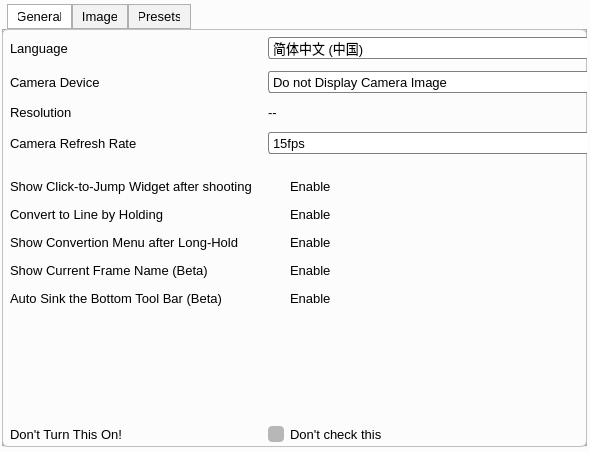
<?xml version="1.0" encoding="UTF-8"?>
<ui version="4.0">
 <class>ConfigDialogUi</class>
 <widget class="QDialog" name="ConfigDialogUi">
  <property name="geometry">
   <rect>
    <x>0</x>
    <y>0</y>
    <width>590</width>
    <height>452</height>
   </rect>
  </property>
  <property name="windowTitle">
   <string>Settings</string>
  </property>
  <property name="styleSheet">
   <string notr="true">QDialog{
    background: #FCFCFC;
}

QWidget#graphicsTab{
    background-color: #FCFCFC;
    border: 1px solid #C0C0C0;
    border-radius: 6px;
}
QWidget#deviceTab{
    background-color: #FCFCFC;
    border: 1px solid #C0C0C0;
    border-radius: 6px;
}
QWidget#presetsTab{
    background-color: #FCFCFC;
    border: 1px solid #C0C0C0;
    border-radius: 6px;
}

QLabel{
    font-size: 13px;
}

QCheckBox{
    font-size: 13px;
}
QCheckBox::indicator{
    width: 16px;
    height: 16px;
    border-radius: 4px;
}
QCheckBox::indicator:unchecked{
    outline: 1px solid gray;
    background-color: #B7B7B7;
}
QCheckBox::indicator:checked{
    image: url(:/MainInterface/CheckedIcon);
}

QComboBox{
    border: 1px solid gray;
    border-radius: 3px;
    font-size: 13px;
    height: 20px;
}

QPushButton{
    height: 20px;
    font-size: 13px;
}

QFrame#splitLine{
    height: 1px;
	background-color: #C0C0C0;
}

QTabWidget{
    border: none;
}
QTabWidget::tab-bar{
    left: 5px;
}
QTabBar::tab{
    height: 23px;
    font-size: 13px;
    border-radius: 0px;
    border: 1px solid #B0B0B0;
    padding-left: 10px;
    padding-right: 10px;
}
QTabBar::tab:selected, QTabBar::tab:hover{
    background-color: #FFFFFF;
}
QTabBar::tab:!selected{
    background-color: #F2F2F2;
}</string>
  </property>
  <widget class="QWidget" name="gridLayoutWidget">
   <property name="geometry">
    <rect>
     <x>-1</x>
     <y>-1</y>
     <width>591</width>
     <height>451</height>
    </rect>
   </property>
   <layout class="QGridLayout" name="gridLayout">
    <property name="leftMargin">
     <number>3</number>
    </property>
    <property name="topMargin">
     <number>5</number>
    </property>
    <property name="rightMargin">
     <number>3</number>
    </property>
    <property name="bottomMargin">
     <number>3</number>
    </property>
    <item row="0" column="0">
     <widget class="QTabWidget" name="configTabWidget">
      <property name="currentIndex">
       <number>0</number>
      </property>
      <widget class="QWidget" name="graphicsTab">
       <attribute name="title">
        <string>General</string>
       </attribute>
       <widget class="QWidget" name="formLayoutWidget_2">
        <property name="geometry">
         <rect>
          <x>0</x>
          <y>0</y>
          <width>640</width>
          <height>421</height>
         </rect>
        </property>
        <layout class="QFormLayout" name="graphicsTabLayout">
         <property name="horizontalSpacing">
          <number>16</number>
         </property>
         <property name="verticalSpacing">
          <number>12</number>
         </property>
         <property name="leftMargin">
          <number>8</number>
         </property>
         <property name="topMargin">
          <number>8</number>
         </property>
         <property name="rightMargin">
          <number>8</number>
         </property>
         <property name="bottomMargin">
          <number>8</number>
         </property>
         <item row="0" column="0">
          <widget class="QLabel" name="languageLabel">
           <property name="text">
            <string>Language</string>
           </property>
           <property name="buddy">
            <cstring>languageComboBox</cstring>
           </property>
          </widget>
         </item>
         <item row="0" column="1">
          <widget class="QComboBox" name="languageComboBox">
           <item>
            <property name="text">
             <string>简体中文 (中国)</string>
            </property>
           </item>
           <item>
            <property name="text">
             <string>English (United States)</string>
            </property>
           </item>
          </widget>
         </item>
         <item row="1" column="0">
          <widget class="QLabel" name="cameraDeviceLabel">
           <property name="text">
            <string>Camera Device</string>
           </property>
           <property name="buddy">
            <cstring>cameraDeviceComboBox</cstring>
           </property>
          </widget>
         </item>
         <item row="1" column="1">
          <widget class="QComboBox" name="cameraDeviceComboBox">
           <item>
            <property name="text">
             <string>Do not Display Camera Image</string>
            </property>
           </item>
          </widget>
         </item>
         <item row="2" column="0">
          <widget class="QLabel" name="resolutionLabel">
           <property name="text">
            <string>Resolution</string>
           </property>
          </widget>
         </item>
         <item row="3" column="0">
          <widget class="QLabel" name="refreshRateLabel">
           <property name="text">
            <string>Camera Refresh Rate</string>
           </property>
           <property name="buddy">
            <cstring>refreshRateComboBox</cstring>
           </property>
          </widget>
         </item>
         <item row="3" column="1">
          <widget class="QComboBox" name="refreshRateComboBox">
           <item>
            <property name="text">
             <string>15fps</string>
            </property>
           </item>
           <item>
            <property name="text">
             <string>20fps</string>
            </property>
           </item>
           <item>
            <property name="text">
             <string>30fps</string>
            </property>
           </item>
           <item>
            <property name="text">
             <string>60fps</string>
            </property>
           </item>
          </widget>
         </item>
         <item row="4" column="0" colspan="2">
          <widget class="Line" name="splitLine">
           <property name="maximumSize">
            <size>
             <width>16777215</width>
             <height>1</height>
            </size>
           </property>
           <property name="frameShadow">
            <enum>QFrame::Sunken</enum>
           </property>
           <property name="lineWidth">
            <number>1</number>
           </property>
          </widget>
         </item>
         <item row="5" column="0">
          <widget class="QLabel" name="clickToScreenshotLabel">
           <property name="text">
            <string>Show Click-to-Jump Widget after shooting</string>
           </property>
           <property name="buddy">
            <cstring>clickToScreenshotCheckBox</cstring>
           </property>
          </widget>
         </item>
         <item row="5" column="1">
          <widget class="QCheckBox" name="clickToScreenshotCheckBox">
           <property name="text">
            <string>Enable</string>
           </property>
           <property name="checked">
            <bool>true</bool>
           </property>
          </widget>
         </item>
         <item row="6" column="0">
          <widget class="QLabel" name="holdConvertionLabel">
           <property name="text">
            <string>Convert to Line by Holding</string>
           </property>
           <property name="buddy">
            <cstring>holdConvertionCheckBox</cstring>
           </property>
          </widget>
         </item>
         <item row="6" column="1">
          <widget class="QCheckBox" name="holdConvertionCheckBox">
           <property name="text">
            <string>Enable</string>
           </property>
           <property name="checked">
            <bool>true</bool>
           </property>
          </widget>
         </item>
         <item row="7" column="0">
          <widget class="QLabel" name="convertionMenuLabel">
           <property name="text">
            <string>Show Convertion Menu after Long-Hold</string>
           </property>
           <property name="buddy">
            <cstring>convertionMenuCheckBox</cstring>
           </property>
          </widget>
         </item>
         <item row="7" column="1">
          <widget class="QCheckBox" name="convertionMenuCheckBox">
           <property name="text">
            <string>Enable</string>
           </property>
           <property name="checked">
            <bool>true</bool>
           </property>
          </widget>
         </item>
         <item row="2" column="1">
          <layout class="QHBoxLayout" name="resolutionLayout">
           <item>
            <widget class="QLabel" name="resolutionValueLabel">
             <property name="text">
              <string>--</string>
             </property>
            </widget>
           </item>
          </layout>
         </item>
         <item row="8" column="0">
          <widget class="QLabel" name="showCurrentFrameLabel">
           <property name="text">
            <string>Show Current Frame Name (Beta)</string>
           </property>
          </widget>
         </item>
         <item row="8" column="1">
          <widget class="QCheckBox" name="showCurrentFrameCheckBox">
           <property name="text">
            <string>Enable</string>
           </property>
           <property name="checked">
            <bool>true</bool>
           </property>
          </widget>
         </item>
         <item row="9" column="0">
          <widget class="QLabel" name="autoSinkToolBarLabel">
           <property name="text">
            <string>Auto Sink the Bottom Tool Bar (Beta)</string>
           </property>
          </widget>
         </item>
         <item row="9" column="1">
          <widget class="QCheckBox" name="autoSinkToolBarCheckBox">
           <property name="text">
            <string>Enable</string>
           </property>
           <property name="checked">
            <bool>true</bool>
           </property>
          </widget>
         </item>
         <item row="10" column="0" colspan="2">
          <spacer name="verticalSpacer_2">
           <property name="orientation">
            <enum>Qt::Vertical</enum>
           </property>
           <property name="sizeHint" stdset="0">
            <size>
             <width>20</width>
             <height>40</height>
            </size>
           </property>
          </spacer>
         </item>
         <item row="11" column="1">
          <widget class="QCheckBox" name="debugCheckBox">
           <property name="text">
            <string>Don't check this</string>
           </property>
          </widget>
         </item>
         <item row="11" column="0">
          <widget class="QLabel" name="debugLabel">
           <property name="text">
            <string>Don't Turn This On!</string>
           </property>
          </widget>
         </item>
        </layout>
       </widget>
      </widget>
      <widget class="QWidget" name="deviceTab">
       <attribute name="title">
        <string>Image</string>
       </attribute>
       <widget class="QWidget" name="formLayoutWidget">
        <property name="geometry">
         <rect>
          <x>-1</x>
          <y>-1</y>
          <width>581</width>
          <height>421</height>
         </rect>
        </property>
        <layout class="QFormLayout" name="deviceTabLayout">
         <property name="horizontalSpacing">
          <number>16</number>
         </property>
         <property name="verticalSpacing">
          <number>12</number>
         </property>
         <property name="leftMargin">
          <number>8</number>
         </property>
         <property name="topMargin">
          <number>8</number>
         </property>
         <property name="rightMargin">
          <number>8</number>
         </property>
         <property name="bottomMargin">
          <number>8</number>
         </property>
         <item row="0" column="0">
          <widget class="QLabel" name="ISOLabel">
           <property name="text">
            <string>ISO</string>
           </property>
           <property name="buddy">
            <cstring>ISOComboBox</cstring>
           </property>
          </widget>
         </item>
         <item row="1" column="0">
          <widget class="QLabel" name="exposureCompensationLabel">
           <property name="text">
            <string>Exposure Compensation</string>
           </property>
           <property name="buddy">
            <cstring>autoExposureCompensationCheckBox</cstring>
           </property>
          </widget>
         </item>
         <item row="2" column="0">
          <widget class="QLabel" name="rotationLabel">
           <property name="text">
            <string>Rotation</string>
           </property>
           <property name="buddy">
            <cstring>rotationGlider</cstring>
           </property>
          </widget>
         </item>
         <item row="3" column="0">
          <widget class="QLabel" name="magnifyLabel">
           <property name="text">
            <string>Magnify</string>
           </property>
           <property name="buddy">
            <cstring>magnifySlider</cstring>
           </property>
          </widget>
         </item>
         <item row="4" column="0">
          <widget class="QLabel" name="freezeCameraLabel">
           <property name="text">
            <string>Pause Camera Update</string>
           </property>
           <property name="buddy">
            <cstring>freezeCameraCheckBox</cstring>
           </property>
          </widget>
         </item>
         <item row="4" column="1">
          <widget class="QCheckBox" name="freezeCameraCheckBox">
           <property name="text">
            <string>Enable</string>
           </property>
          </widget>
         </item>
         <item row="5" column="0">
          <widget class="QLabel" name="antialiasingLabel">
           <property name="text">
            <string>Antialiasing</string>
           </property>
           <property name="buddy">
            <cstring>antialiasingCheckBox</cstring>
           </property>
          </widget>
         </item>
         <item row="5" column="1">
          <widget class="QCheckBox" name="antialiasingCheckBox">
           <property name="text">
            <string>Enable</string>
           </property>
          </widget>
         </item>
         <item row="6" column="0">
          <widget class="QLabel" name="whiteBalanceModeLabel">
           <property name="text">
            <string>White Balance Mode</string>
           </property>
           <property name="buddy">
            <cstring>whiteBalanceModeComboBox</cstring>
           </property>
          </widget>
         </item>
         <item row="1" column="1">
          <layout class="QHBoxLayout" name="exposureCompensationLayout">
           <property name="spacing">
            <number>6</number>
           </property>
           <item>
            <widget class="QCheckBox" name="autoExposureCompensationCheckBox">
             <property name="minimumSize">
              <size>
               <width>60</width>
               <height>0</height>
              </size>
             </property>
             <property name="text">
              <string>Auto</string>
             </property>
             <property name="checked">
              <bool>true</bool>
             </property>
            </widget>
           </item>
           <item>
            <widget class="QSlider" name="exposureCompensationSlider">
             <property name="enabled">
              <bool>false</bool>
             </property>
             <property name="minimum">
              <number>-20</number>
             </property>
             <property name="maximum">
              <number>20</number>
             </property>
             <property name="orientation">
              <enum>Qt::Horizontal</enum>
             </property>
            </widget>
           </item>
           <item>
            <widget class="QLabel" name="exposureCompensationValueLabel">
             <property name="minimumSize">
              <size>
               <width>40</width>
               <height>0</height>
              </size>
             </property>
             <property name="text">
              <string>0.0</string>
             </property>
             <property name="buddy">
              <cstring>exposureCompensationSlider</cstring>
             </property>
            </widget>
           </item>
          </layout>
         </item>
         <item row="2" column="1">
          <layout class="QHBoxLayout" name="rotationLayout">
           <item>
            <widget class="QPushButton" name="resetRotationButton">
             <property name="maximumSize">
              <size>
               <width>60</width>
               <height>16777215</height>
              </size>
             </property>
             <property name="text">
              <string>Reset</string>
             </property>
            </widget>
           </item>
           <item>
            <widget class="QSlider" name="rotationGlider">
             <property name="minimum">
              <number>-180</number>
             </property>
             <property name="maximum">
              <number>180</number>
             </property>
             <property name="singleStep">
              <number>45</number>
             </property>
             <property name="pageStep">
              <number>45</number>
             </property>
             <property name="orientation">
              <enum>Qt::Horizontal</enum>
             </property>
            </widget>
           </item>
           <item>
            <widget class="QLabel" name="rotationValueLabel">
             <property name="minimumSize">
              <size>
               <width>40</width>
               <height>0</height>
              </size>
             </property>
             <property name="text">
              <string>0°</string>
             </property>
            </widget>
           </item>
          </layout>
         </item>
         <item row="3" column="1">
          <layout class="QHBoxLayout" name="magnifyLayout">
           <item>
            <widget class="QSlider" name="magnifySlider">
             <property name="maximum">
              <number>100</number>
             </property>
             <property name="orientation">
              <enum>Qt::Horizontal</enum>
             </property>
            </widget>
           </item>
          </layout>
         </item>
         <item row="0" column="1">
          <widget class="QComboBox" name="ISOComboBox">
           <item>
            <property name="text">
             <string>Auto</string>
            </property>
           </item>
           <item>
            <property name="text">
             <string>50</string>
            </property>
           </item>
           <item>
            <property name="text">
             <string>100</string>
            </property>
           </item>
           <item>
            <property name="text">
             <string>200</string>
            </property>
           </item>
           <item>
            <property name="text">
             <string>400</string>
            </property>
           </item>
           <item>
            <property name="text">
             <string>800</string>
            </property>
           </item>
           <item>
            <property name="text">
             <string>1600</string>
            </property>
           </item>
          </widget>
         </item>
         <item row="6" column="1">
          <layout class="QHBoxLayout" name="whiteBalanceModeLayout">
           <item>
            <widget class="QComboBox" name="whiteBalanceModeComboBox">
             <item>
              <property name="text">
               <string>Auto</string>
              </property>
             </item>
             <item>
              <property name="text">
               <string>Manual</string>
              </property>
             </item>
             <item>
              <property name="text">
               <string>Sunlight</string>
              </property>
             </item>
             <item>
              <property name="text">
               <string>Cloudy</string>
              </property>
             </item>
             <item>
              <property name="text">
               <string>Shade</string>
              </property>
             </item>
             <item>
              <property name="text">
               <string>Tungsten</string>
              </property>
             </item>
             <item>
              <property name="text">
               <string>Fluorescent</string>
              </property>
             </item>
             <item>
              <property name="text">
               <string>Flash</string>
              </property>
             </item>
             <item>
              <property name="text">
               <string>Sunset</string>
              </property>
             </item>
            </widget>
           </item>
           <item>
            <widget class="QSlider" name="colorTemperatureSlider">
             <property name="enabled">
              <bool>false</bool>
             </property>
             <property name="minimum">
              <number>500</number>
             </property>
             <property name="maximum">
              <number>7500</number>
             </property>
             <property name="singleStep">
              <number>50</number>
             </property>
             <property name="pageStep">
              <number>50</number>
             </property>
             <property name="value">
              <number>4000</number>
             </property>
             <property name="orientation">
              <enum>Qt::Horizontal</enum>
             </property>
            </widget>
           </item>
           <item>
            <widget class="QLabel" name="colorTemperatureValueLabel">
             <property name="minimumSize">
              <size>
               <width>50</width>
               <height>0</height>
              </size>
             </property>
             <property name="text">
              <string>4000K</string>
             </property>
             <property name="buddy">
              <cstring>colorTemperatureSlider</cstring>
             </property>
            </widget>
           </item>
          </layout>
         </item>
         <item row="8" column="1">
          <widget class="QCheckBox" name="keepImageSettingsCheckBox">
           <property name="text">
            <string>Keep Image Settings</string>
           </property>
          </widget>
         </item>
         <item row="9" column="1">
          <widget class="QPushButton" name="resetImageSettingsButton">
           <property name="text">
            <string>Reset Image Settings</string>
           </property>
          </widget>
         </item>
         <item row="7" column="0" colspan="2">
          <spacer name="verticalSpacer">
           <property name="orientation">
            <enum>Qt::Vertical</enum>
           </property>
           <property name="sizeHint" stdset="0">
            <size>
             <width>20</width>
             <height>40</height>
            </size>
           </property>
          </spacer>
         </item>
        </layout>
       </widget>
      </widget>
      <widget class="QWidget" name="presetsTab">
       <attribute name="title">
        <string>Presets</string>
       </attribute>
       <widget class="QWidget" name="formLayoutWidget_3">
        <property name="geometry">
         <rect>
          <x>-1</x>
          <y>-1</y>
          <width>581</width>
          <height>421</height>
         </rect>
        </property>
        <layout class="QFormLayout" name="presetsTabLayout">
         <property name="horizontalSpacing">
          <number>16</number>
         </property>
         <property name="verticalSpacing">
          <number>12</number>
         </property>
         <property name="leftMargin">
          <number>8</number>
         </property>
         <property name="topMargin">
          <number>8</number>
         </property>
         <property name="rightMargin">
          <number>8</number>
         </property>
         <property name="bottomMargin">
          <number>8</number>
         </property>
         <item row="0" column="0">
          <widget class="QLabel" name="defaultPenWidthLabel">
           <property name="text">
            <string>Default Pen Width</string>
           </property>
           <property name="buddy">
            <cstring>defaultPenWidthSlider</cstring>
           </property>
          </widget>
         </item>
         <item row="1" column="0">
          <widget class="QLabel" name="defaultEraserWidthLabel">
           <property name="text">
            <string>Default Eraser Width</string>
           </property>
           <property name="buddy">
            <cstring>defaultEraserWidthSlider</cstring>
           </property>
          </widget>
         </item>
         <item row="2" column="0">
          <widget class="QLabel" name="penColor1Label">
           <property name="text">
            <string>Pen Color #1</string>
           </property>
           <property name="buddy">
            <cstring>penColor1SelectButton</cstring>
           </property>
          </widget>
         </item>
         <item row="2" column="1">
          <layout class="QHBoxLayout" name="penColor1Layout">
           <item>
            <widget class="QLabel" name="penColor1ValueLabel">
             <property name="text">
              <string>(255, 255, 255)</string>
             </property>
            </widget>
           </item>
           <item>
            <widget class="QPushButton" name="penColor1SelectButton">
             <property name="text">
              <string>Select...</string>
             </property>
            </widget>
           </item>
          </layout>
         </item>
         <item row="3" column="0">
          <widget class="QLabel" name="penColor2Label">
           <property name="text">
            <string>Pen Color #2</string>
           </property>
           <property name="buddy">
            <cstring>penColor2SelectButton</cstring>
           </property>
          </widget>
         </item>
         <item row="3" column="1">
          <layout class="QHBoxLayout" name="penColor2Layout">
           <item>
            <widget class="QLabel" name="penColor2ValueLabel">
             <property name="text">
              <string>(0, 0, 0)</string>
             </property>
            </widget>
           </item>
           <item>
            <widget class="QPushButton" name="penColor2SelectButton">
             <property name="text">
              <string>Select...</string>
             </property>
            </widget>
           </item>
          </layout>
         </item>
         <item row="4" column="0">
          <widget class="QLabel" name="penColor3Label">
           <property name="text">
            <string>Pen Color #3</string>
           </property>
           <property name="buddy">
            <cstring>penColor3SelectButton</cstring>
           </property>
          </widget>
         </item>
         <item row="4" column="1">
          <layout class="QHBoxLayout" name="penColor3Layout">
           <item>
            <widget class="QLabel" name="penColor3ValueLabel">
             <property name="text">
              <string>(255, 30, 50)</string>
             </property>
            </widget>
           </item>
           <item>
            <widget class="QPushButton" name="penColor3SelectButton">
             <property name="text">
              <string>Select...</string>
             </property>
            </widget>
           </item>
          </layout>
         </item>
         <item row="5" column="0">
          <widget class="QLabel" name="penColor4Label">
           <property name="text">
            <string>Pen Color #4</string>
           </property>
           <property name="buddy">
            <cstring>penColor4SelectButton</cstring>
           </property>
          </widget>
         </item>
         <item row="5" column="1">
          <layout class="QHBoxLayout" name="penColor4Layout">
           <item>
            <widget class="QLabel" name="penColor4ValueLabel">
             <property name="text">
              <string>(240, 255, 0)</string>
             </property>
            </widget>
           </item>
           <item>
            <widget class="QPushButton" name="penColor4SelectButton">
             <property name="text">
              <string>Select...</string>
             </property>
            </widget>
           </item>
          </layout>
         </item>
         <item row="6" column="0">
          <widget class="QLabel" name="penColor5Label">
           <property name="text">
            <string>Pen Color #5</string>
           </property>
           <property name="buddy">
            <cstring>penColor5SelectButton</cstring>
           </property>
          </widget>
         </item>
         <item row="6" column="1">
          <layout class="QHBoxLayout" name="penColor5Layout">
           <item>
            <widget class="QLabel" name="penColor5ValueLabel">
             <property name="text">
              <string>(20, 230, 100)</string>
             </property>
            </widget>
           </item>
           <item>
            <widget class="QPushButton" name="penColor5SelectButton">
             <property name="text">
              <string>Select...</string>
             </property>
            </widget>
           </item>
          </layout>
         </item>
         <item row="7" column="0">
          <widget class="QLabel" name="penColor6Label">
           <property name="text">
            <string>Pen Color #6</string>
           </property>
           <property name="buddy">
            <cstring>penColor6SelectButton</cstring>
           </property>
          </widget>
         </item>
         <item row="7" column="1">
          <layout class="QHBoxLayout" name="penColor6Layout">
           <item>
            <widget class="QLabel" name="penColor6ValueLabel">
             <property name="text">
              <string>(50, 90, 255)</string>
             </property>
            </widget>
           </item>
           <item>
            <widget class="QPushButton" name="penColor6SelectButton">
             <property name="text">
              <string>Select...</string>
             </property>
            </widget>
           </item>
          </layout>
         </item>
         <item row="8" column="0">
          <widget class="QLabel" name="defaultPenColorLabel">
           <property name="text">
            <string>Default Pen Color</string>
           </property>
           <property name="buddy">
            <cstring>defaultPenColorComboBox</cstring>
           </property>
          </widget>
         </item>
         <item row="8" column="1">
          <widget class="QComboBox" name="defaultPenColorComboBox">
           <item>
            <property name="text">
             <string>#1</string>
            </property>
           </item>
           <item>
            <property name="text">
             <string>#2</string>
            </property>
           </item>
           <item>
            <property name="text">
             <string>#3</string>
            </property>
           </item>
           <item>
            <property name="text">
             <string>#4</string>
            </property>
           </item>
           <item>
            <property name="text">
             <string>#5</string>
            </property>
           </item>
           <item>
            <property name="text">
             <string>#6</string>
            </property>
           </item>
          </widget>
         </item>
         <item row="0" column="1">
          <layout class="QHBoxLayout" name="defaultPenWidthLayout">
           <item>
            <widget class="QSlider" name="defaultPenWidthSlider">
             <property name="minimum">
              <number>1</number>
             </property>
             <property name="maximum">
              <number>25</number>
             </property>
             <property name="pageStep">
              <number>1</number>
             </property>
             <property name="value">
              <number>4</number>
             </property>
             <property name="orientation">
              <enum>Qt::Horizontal</enum>
             </property>
            </widget>
           </item>
           <item>
            <widget class="QLabel" name="defaultPenWidthValueLabel">
             <property name="minimumSize">
              <size>
               <width>40</width>
               <height>0</height>
              </size>
             </property>
             <property name="text">
              <string>4</string>
             </property>
            </widget>
           </item>
          </layout>
         </item>
         <item row="1" column="1">
          <layout class="QHBoxLayout" name="defaultEraserWidthLayout">
           <item>
            <widget class="QSlider" name="defaultEraserWidthSlider">
             <property name="minimum">
              <number>60</number>
             </property>
             <property name="maximum">
              <number>150</number>
             </property>
             <property name="orientation">
              <enum>Qt::Horizontal</enum>
             </property>
            </widget>
           </item>
           <item>
            <widget class="QLabel" name="defaultEraserWidthValueLabel">
             <property name="minimumSize">
              <size>
               <width>40</width>
               <height>0</height>
              </size>
             </property>
             <property name="text">
              <string>60</string>
             </property>
            </widget>
           </item>
          </layout>
         </item>
        </layout>
       </widget>
      </widget>
     </widget>
    </item>
   </layout>
  </widget>
 </widget>
 <layoutdefault spacing="6" margin="11"/>
 <tabstops>
  <tabstop>configTabWidget</tabstop>
  <tabstop>languageComboBox</tabstop>
  <tabstop>cameraDeviceComboBox</tabstop>
  <tabstop>refreshRateComboBox</tabstop>
  <tabstop>clickToScreenshotCheckBox</tabstop>
  <tabstop>holdConvertionCheckBox</tabstop>
  <tabstop>convertionMenuCheckBox</tabstop>
  <tabstop>ISOComboBox</tabstop>
  <tabstop>autoExposureCompensationCheckBox</tabstop>
  <tabstop>exposureCompensationSlider</tabstop>
  <tabstop>resetRotationButton</tabstop>
  <tabstop>rotationGlider</tabstop>
  <tabstop>magnifySlider</tabstop>
  <tabstop>freezeCameraCheckBox</tabstop>
  <tabstop>antialiasingCheckBox</tabstop>
  <tabstop>whiteBalanceModeComboBox</tabstop>
  <tabstop>colorTemperatureSlider</tabstop>
  <tabstop>defaultPenWidthSlider</tabstop>
  <tabstop>defaultEraserWidthSlider</tabstop>
  <tabstop>penColor1SelectButton</tabstop>
  <tabstop>penColor2SelectButton</tabstop>
  <tabstop>penColor3SelectButton</tabstop>
  <tabstop>penColor4SelectButton</tabstop>
  <tabstop>penColor5SelectButton</tabstop>
  <tabstop>penColor6SelectButton</tabstop>
  <tabstop>defaultPenColorComboBox</tabstop>
 </tabstops>
 <resources>
  <include location="MainInterface.qrc"/>
 </resources>
 <connections>
  <connection>
   <sender>autoExposureCompensationCheckBox</sender>
   <signal>toggled(bool)</signal>
   <receiver>exposureCompensationSlider</receiver>
   <slot>setDisabled(bool)</slot>
   <hints>
    <hint type="sourcelabel">
     <x>202</x>
     <y>76</y>
    </hint>
    <hint type="destinationlabel">
     <x>289</x>
     <y>81</y>
    </hint>
   </hints>
  </connection>
 </connections>
</ui>
